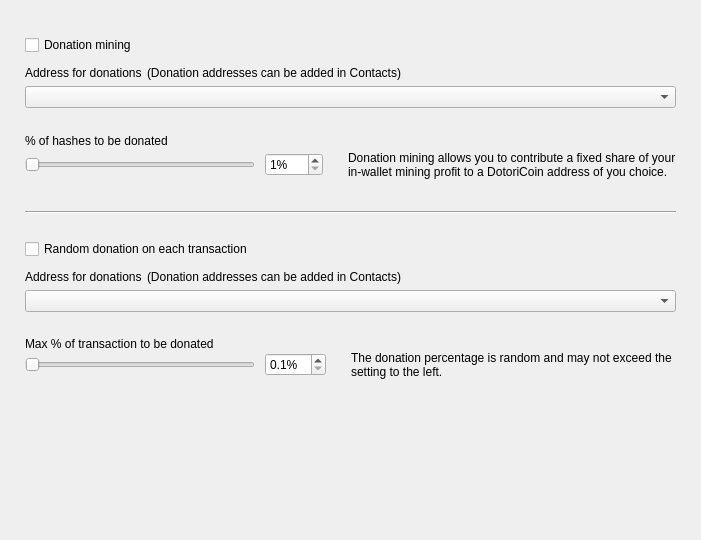
<?xml version="1.0" encoding="UTF-8"?>
<ui version="4.0">
 <class>DonationOptionsFrame</class>
 <widget class="QFrame" name="DonationOptionsFrame">
  <property name="geometry">
   <rect>
    <x>0</x>
    <y>0</y>
    <width>701</width>
    <height>540</height>
   </rect>
  </property>
  <property name="windowTitle">
   <string>Frame</string>
  </property>
  <property name="frameShape">
   <enum>QFrame::NoFrame</enum>
  </property>
  <property name="frameShadow">
   <enum>QFrame::Raised</enum>
  </property>
  <layout class="QVBoxLayout" name="verticalLayout">
   <property name="spacing">
    <number>10</number>
   </property>
   <property name="leftMargin">
    <number>25</number>
   </property>
   <property name="topMargin">
    <number>35</number>
   </property>
   <property name="rightMargin">
    <number>25</number>
   </property>
   <property name="bottomMargin">
    <number>0</number>
   </property>
   <item>
    <widget class="QCheckBox" name="m_enableDonationMiningCheck">
     <property name="text">
      <string>Donation mining</string>
     </property>
    </widget>
   </item>
   <item>
    <widget class="QFrame" name="m_donationMiningFrame">
     <property name="frameShape">
      <enum>QFrame::NoFrame</enum>
     </property>
     <property name="frameShadow">
      <enum>QFrame::Raised</enum>
     </property>
     <layout class="QGridLayout" name="gridLayout" columnstretch="1,0,0,1">
      <property name="leftMargin">
       <number>0</number>
      </property>
      <property name="topMargin">
       <number>0</number>
      </property>
      <property name="rightMargin">
       <number>0</number>
      </property>
      <property name="bottomMargin">
       <number>0</number>
      </property>
      <property name="horizontalSpacing">
       <number>10</number>
      </property>
      <property name="verticalSpacing">
       <number>0</number>
      </property>
      <item row="2" column="0" colspan="4">
       <widget class="QComboBox" name="m_donationMiningAddressCombo"/>
      </item>
      <item row="3" column="0" colspan="4">
       <spacer name="verticalSpacer_2">
        <property name="orientation">
         <enum>Qt::Vertical</enum>
        </property>
        <property name="sizeType">
         <enum>QSizePolicy::Fixed</enum>
        </property>
        <property name="sizeHint" stdset="0">
         <size>
          <width>20</width>
          <height>25</height>
         </size>
        </property>
       </spacer>
      </item>
      <item row="4" column="0" colspan="4">
       <widget class="WalletGui::WalletNormalBlackTextLabel" name="label_2">
        <property name="minimumSize">
         <size>
          <width>0</width>
          <height>16</height>
         </size>
        </property>
        <property name="text">
         <string>% of hashes to be donated</string>
        </property>
        <property name="indent">
         <number>0</number>
        </property>
       </widget>
      </item>
      <item row="5" column="1">
       <widget class="QSpinBox" name="m_donationMiningAmountSpin">
        <property name="suffix">
         <string>%</string>
        </property>
        <property name="minimum">
         <number>1</number>
        </property>
        <property name="maximum">
         <number>100</number>
        </property>
       </widget>
      </item>
      <item row="5" column="0">
       <widget class="QSlider" name="m_donationMiningAmountSlider">
        <property name="maximumSize">
         <size>
          <width>230</width>
          <height>16777215</height>
         </size>
        </property>
        <property name="minimum">
         <number>1</number>
        </property>
        <property name="maximum">
         <number>100</number>
        </property>
        <property name="orientation">
         <enum>Qt::Horizontal</enum>
        </property>
       </widget>
      </item>
      <item row="5" column="2">
       <spacer name="horizontalSpacer">
        <property name="orientation">
         <enum>Qt::Horizontal</enum>
        </property>
        <property name="sizeType">
         <enum>QSizePolicy::Fixed</enum>
        </property>
        <property name="sizeHint" stdset="0">
         <size>
          <width>5</width>
          <height>20</height>
         </size>
        </property>
       </spacer>
      </item>
      <item row="5" column="3" alignment="Qt::AlignVCenter">
       <widget class="WalletGui::WalletSmallGrayTextLabel" name="m_donationMiningCommentLabel">
        <property name="minimumSize">
         <size>
          <width>0</width>
          <height>32</height>
         </size>
        </property>
        <property name="text">
         <string>Donation mining allows you to contribute a fixed share of your in-wallet mining profit to a DotoriCoin address of you choice.</string>
        </property>
        <property name="wordWrap">
         <bool>true</bool>
        </property>
        <property name="indent">
         <number>0</number>
        </property>
       </widget>
      </item>
      <item row="1" column="0" colspan="4">
       <spacer name="verticalSpacer_6">
        <property name="orientation">
         <enum>Qt::Vertical</enum>
        </property>
        <property name="sizeType">
         <enum>QSizePolicy::Fixed</enum>
        </property>
        <property name="sizeHint" stdset="0">
         <size>
          <width>20</width>
          <height>5</height>
         </size>
        </property>
       </spacer>
      </item>
      <item row="0" column="0" colspan="4">
       <layout class="QHBoxLayout" name="horizontalLayout" stretch="0,1">
        <property name="spacing">
         <number>5</number>
        </property>
        <property name="leftMargin">
         <number>0</number>
        </property>
        <item>
         <widget class="WalletGui::WalletNormalBlackTextLabel" name="label">
          <property name="minimumSize">
           <size>
            <width>0</width>
            <height>16</height>
           </size>
          </property>
          <property name="text">
           <string>Address for donations</string>
          </property>
          <property name="indent">
           <number>0</number>
          </property>
         </widget>
        </item>
        <item>
         <widget class="WalletGui::WalletSmallGrayTextLabel" name="label_5">
          <property name="text">
           <string>(Donation addresses can be added in Contacts)</string>
          </property>
         </widget>
        </item>
       </layout>
      </item>
     </layout>
    </widget>
   </item>
   <item>
    <spacer name="verticalSpacer_3">
     <property name="orientation">
      <enum>Qt::Vertical</enum>
     </property>
     <property name="sizeType">
      <enum>QSizePolicy::Fixed</enum>
     </property>
     <property name="sizeHint" stdset="0">
      <size>
       <width>20</width>
       <height>20</height>
      </size>
     </property>
    </spacer>
   </item>
   <item>
    <widget class="Line" name="line">
     <property name="frameShadow">
      <enum>QFrame::Sunken</enum>
     </property>
     <property name="orientation">
      <enum>Qt::Horizontal</enum>
     </property>
    </widget>
   </item>
   <item>
    <spacer name="verticalSpacer_4">
     <property name="orientation">
      <enum>Qt::Vertical</enum>
     </property>
     <property name="sizeType">
      <enum>QSizePolicy::Fixed</enum>
     </property>
     <property name="sizeHint" stdset="0">
      <size>
       <width>20</width>
       <height>15</height>
      </size>
     </property>
    </spacer>
   </item>
   <item>
    <widget class="QCheckBox" name="m_enableDonationChangeCheck">
     <property name="text">
      <string>Random donation on each transaction</string>
     </property>
    </widget>
   </item>
   <item>
    <widget class="QFrame" name="m_donationChangeFrame">
     <property name="frameShape">
      <enum>QFrame::NoFrame</enum>
     </property>
     <property name="frameShadow">
      <enum>QFrame::Raised</enum>
     </property>
     <layout class="QGridLayout" name="gridLayout_2" columnstretch="1,0,0,1">
      <property name="leftMargin">
       <number>0</number>
      </property>
      <property name="topMargin">
       <number>0</number>
      </property>
      <property name="rightMargin">
       <number>0</number>
      </property>
      <property name="bottomMargin">
       <number>0</number>
      </property>
      <property name="horizontalSpacing">
       <number>10</number>
      </property>
      <property name="verticalSpacing">
       <number>0</number>
      </property>
      <item row="3" column="0" colspan="4">
       <spacer name="verticalSpacer_5">
        <property name="orientation">
         <enum>Qt::Vertical</enum>
        </property>
        <property name="sizeType">
         <enum>QSizePolicy::Fixed</enum>
        </property>
        <property name="sizeHint" stdset="0">
         <size>
          <width>20</width>
          <height>25</height>
         </size>
        </property>
       </spacer>
      </item>
      <item row="4" column="0" colspan="4">
       <widget class="WalletGui::WalletNormalBlackTextLabel" name="label_3">
        <property name="text">
         <string>Max % of transaction to be donated</string>
        </property>
        <property name="indent">
         <number>0</number>
        </property>
       </widget>
      </item>
      <item row="5" column="0">
       <widget class="QSlider" name="m_donationChangeAmountSlider">
        <property name="maximumSize">
         <size>
          <width>230</width>
          <height>16777215</height>
         </size>
        </property>
        <property name="minimum">
         <number>1</number>
        </property>
        <property name="maximum">
         <number>100</number>
        </property>
        <property name="orientation">
         <enum>Qt::Horizontal</enum>
        </property>
       </widget>
      </item>
      <item row="2" column="0" colspan="4">
       <widget class="QComboBox" name="m_donationChangeAddressCombo"/>
      </item>
      <item row="5" column="3" alignment="Qt::AlignVCenter">
       <widget class="WalletGui::WalletSmallGrayTextLabel" name="m_donationChangeCommentLabel">
        <property name="text">
         <string>The donation percentage is random and may not exceed the setting to the left.</string>
        </property>
        <property name="wordWrap">
         <bool>true</bool>
        </property>
        <property name="indent">
         <number>0</number>
        </property>
       </widget>
      </item>
      <item row="5" column="1">
       <widget class="QDoubleSpinBox" name="m_donationChangeAmountSpin">
        <property name="suffix">
         <string>%</string>
        </property>
        <property name="decimals">
         <number>1</number>
        </property>
        <property name="minimum">
         <double>0.100000000000000</double>
        </property>
        <property name="maximum">
         <double>10.000000000000000</double>
        </property>
        <property name="singleStep">
         <double>0.100000000000000</double>
        </property>
       </widget>
      </item>
      <item row="5" column="2">
       <spacer name="horizontalSpacer_2">
        <property name="orientation">
         <enum>Qt::Horizontal</enum>
        </property>
        <property name="sizeType">
         <enum>QSizePolicy::Fixed</enum>
        </property>
        <property name="sizeHint" stdset="0">
         <size>
          <width>5</width>
          <height>20</height>
         </size>
        </property>
       </spacer>
      </item>
      <item row="1" column="0" colspan="4">
       <spacer name="verticalSpacer_7">
        <property name="orientation">
         <enum>Qt::Vertical</enum>
        </property>
        <property name="sizeType">
         <enum>QSizePolicy::Fixed</enum>
        </property>
        <property name="sizeHint" stdset="0">
         <size>
          <width>20</width>
          <height>5</height>
         </size>
        </property>
       </spacer>
      </item>
      <item row="0" column="0" colspan="4">
       <layout class="QHBoxLayout" name="horizontalLayout_2" stretch="0,1">
        <property name="spacing">
         <number>5</number>
        </property>
        <property name="leftMargin">
         <number>0</number>
        </property>
        <item>
         <widget class="WalletGui::WalletNormalBlackTextLabel" name="label_4">
          <property name="minimumSize">
           <size>
            <width>0</width>
            <height>16</height>
           </size>
          </property>
          <property name="text">
           <string>Address for donations</string>
          </property>
          <property name="indent">
           <number>0</number>
          </property>
         </widget>
        </item>
        <item>
         <widget class="WalletGui::WalletSmallGrayTextLabel" name="label_6">
          <property name="text">
           <string>(Donation addresses can be added in Contacts)</string>
          </property>
         </widget>
        </item>
       </layout>
      </item>
     </layout>
    </widget>
   </item>
   <item>
    <spacer name="verticalSpacer">
     <property name="orientation">
      <enum>Qt::Vertical</enum>
     </property>
     <property name="sizeType">
      <enum>QSizePolicy::Expanding</enum>
     </property>
     <property name="sizeHint" stdset="0">
      <size>
       <width>20</width>
       <height>10</height>
      </size>
     </property>
    </spacer>
   </item>
  </layout>
 </widget>
 <customwidgets>
  <customwidget>
   <class>WalletGui::WalletSmallGrayTextLabel</class>
   <extends>QLabel</extends>
   <header>Gui/Common/WalletTextLabel.h</header>
  </customwidget>
  <customwidget>
   <class>WalletGui::WalletNormalBlackTextLabel</class>
   <extends>QLabel</extends>
   <header>Gui/Common/WalletTextLabel.h</header>
  </customwidget>
 </customwidgets>
 <resources/>
 <connections>
  <connection>
   <sender>m_enableDonationMiningCheck</sender>
   <signal>toggled(bool)</signal>
   <receiver>m_donationMiningFrame</receiver>
   <slot>setEnabled(bool)</slot>
   <hints>
    <hint type="sourcelabel">
     <x>353</x>
     <y>41</y>
    </hint>
    <hint type="destinationlabel">
     <x>350</x>
     <y>115</y>
    </hint>
   </hints>
  </connection>
  <connection>
   <sender>m_donationMiningAmountSlider</sender>
   <signal>valueChanged(int)</signal>
   <receiver>DonationOptionsFrame</receiver>
   <slot>donationMiningAmountChanged(int)</slot>
   <hints>
    <hint type="sourcelabel">
     <x>187</x>
     <y>155</y>
    </hint>
    <hint type="destinationlabel">
     <x>350</x>
     <y>269</y>
    </hint>
   </hints>
  </connection>
  <connection>
   <sender>m_donationMiningAmountSpin</sender>
   <signal>valueChanged(int)</signal>
   <receiver>DonationOptionsFrame</receiver>
   <slot>donationMiningAmountChanged(int)</slot>
   <hints>
    <hint type="sourcelabel">
     <x>391</x>
     <y>155</y>
    </hint>
    <hint type="destinationlabel">
     <x>350</x>
     <y>269</y>
    </hint>
   </hints>
  </connection>
  <connection>
   <sender>m_enableDonationChangeCheck</sender>
   <signal>toggled(bool)</signal>
   <receiver>m_donationChangeFrame</receiver>
   <slot>setEnabled(bool)</slot>
   <hints>
    <hint type="sourcelabel">
     <x>353</x>
     <y>237</y>
    </hint>
    <hint type="destinationlabel">
     <x>350</x>
     <y>328</y>
    </hint>
   </hints>
  </connection>
  <connection>
   <sender>m_donationChangeAmountSlider</sender>
   <signal>valueChanged(int)</signal>
   <receiver>DonationOptionsFrame</receiver>
   <slot>donationChangeAmountChanged(int)</slot>
   <hints>
    <hint type="sourcelabel">
     <x>187</x>
     <y>385</y>
    </hint>
    <hint type="destinationlabel">
     <x>350</x>
     <y>269</y>
    </hint>
   </hints>
  </connection>
  <connection>
   <sender>m_donationChangeAmountSpin</sender>
   <signal>valueChanged(double)</signal>
   <receiver>DonationOptionsFrame</receiver>
   <slot>donationChangeAmountChanged(double)</slot>
   <hints>
    <hint type="sourcelabel">
     <x>433</x>
     <y>353</y>
    </hint>
    <hint type="destinationlabel">
     <x>350</x>
     <y>269</y>
    </hint>
   </hints>
  </connection>
 </connections>
 <slots>
  <slot>donationMiningAmountChanged(int)</slot>
  <slot>donationChangeAmountChanged(int)</slot>
  <slot>donationChangeAmountChanged(double)</slot>
 </slots>
</ui>
